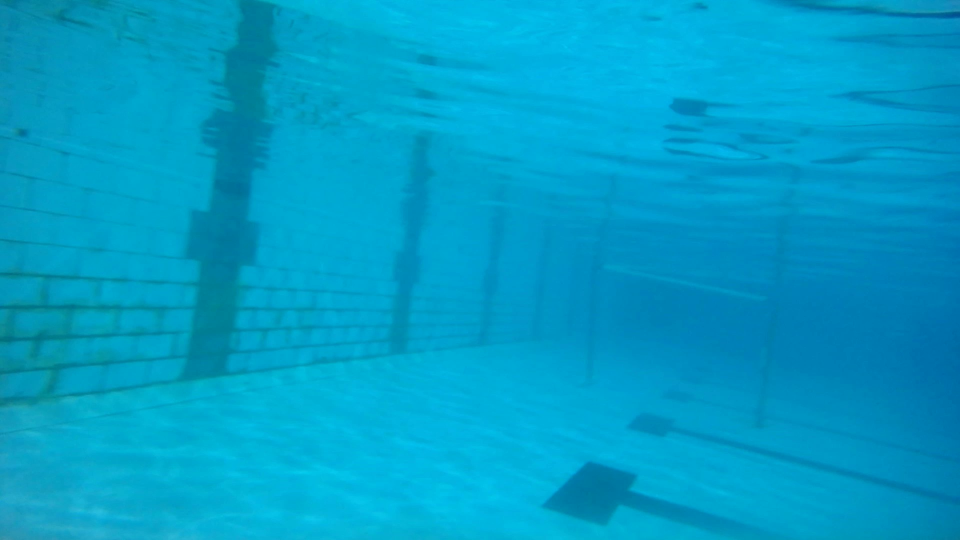
#> input picture dataset/WIN_20231017_23_15_57_Pro - frame at 0m0s.jpg, 1920 x 1080 px, found by its file name (shown at 1/2 size); its folder holds only this picture in this run
$ python finalscript.py
#> lines starting #> are read from the running program, lines starting #| are printed output that depends on the picture; after the words box and inside, x2 and y2 are one past the last pixel; in counts of white or black regions, pixels touching at a corner belong together
from glob import glob
import os
import cv2
import numpy as np

def decrease_contrast(image, gamma=0.5):
    gamma_corrected = np.power(image / 255.0, gamma) * 255.0
    gamma_corrected = np.uint8(gamma_corrected)
    return gamma_corrected

def preprocess(src, im_resize=1):


    im_dims = (int(src.shape[1]*im_resize), int(src.shape[0]*im_resize))
    if im_resize != 1.0:
        split = cv2.split(src)
        kernel = (3,3)
        sig = 1
        temp = [reduce_noise(channel) for channel in split]
        src = cv2.merge(temp)
        src = cv2.resize(src, im_dims, cv2.INTER_CUBIC)
    cv2.imshow("Original", src)
    b,g,r = cv2.split(src)
    clahe = cv2.createCLAHE(clipLimit=2.0, tileGridSize=(8, 8))
    b_enhanced = clahe.apply(b)
    g_enhanced = clahe.apply(g)
    merged_image = cv2.merge([b_enhanced,g_enhanced,r])
    gray_image = cv2.cvtColor(merged_image, cv2.COLOR_BGR2GRAY)
    equalized_image = cv2.equalizeHist(gray_image)
    equalized_image = reduce_noise(equalized_image)
    range_image = np.uint8(np.minimum(np.uint32(equalized_image) + 10, 255))
    gamma_image = decrease_contrast(range_image, 0.1)
    gamma_image = np.float32(gamma_image)
    gamma_image = ((gamma_image-np.amin(gamma_image))/(np.amax(gamma_image)-np.amin(gamma_image)))*255
    gamma_image = np.uint8(gamma_image)
    gamma_image = reduce_noise(gamma_image)
    # gamma_image = cv2.GaussianBlur(gamma_image,(3,3),1.0)
    block_size = 11
    constant = 5
    adaptive_thresholded_image = cv2.adaptiveThreshold(
        gamma_image, 255, cv2.ADAPTIVE_THRESH_GAUSSIAN_C, cv2.THRESH_BINARY_INV, block_size, constant
    )
    edges = detect_edges(gamma_image)
    # cv2.imshow("Test_Equalized", equalized_image)
    # cv2.imshow("Test_Gamma", gamma_image)
    # cv2.imshow("Test_Adapt", adaptive_thresholded_image)

    contours = detect_contours(edges)
    filtered = filter_contours(contours)
    contours_image = create_contours_image(edges.copy(), filtered)

    lines = detect_lines(contours_image)
    draw_lines(contours_image, lines)
    final, cropped,  _ = draw_bounding_box(src, lines)
    # cv2.imshow("Edges", edges)
    # cv2.imshow("Filtered", contours_image)
    cv2.imshow("Final", final)
    # cv2.imshow("Cropped", cropped)
    # cv2.waitKey(0)
    return cropped, _

def detect_edges(image):
    edges = cv2.Canny(image, 80, 150)
    return edges

def detect_contours(edges):
    contours, _ = cv2.findContours(edges, cv2.RETR_EXTERNAL, cv2.CHAIN_APPROX_SIMPLE)
    return contours

def draw_lines(image, lines):
    image = np.zeros_like(image)
    for line in lines:
        x1, y1, x2, y2 = line[0]
        cv2.line(image, (x1, y1), (x2, y2), (255, 255, 255), 2)
    cv2.imshow("Lines", image)
    return image

def detect_lines(edges):
    lines = cv2.HoughLinesP(edges, 1, np.pi / 180, threshold=100, minLineLength=100, maxLineGap=8)
    return lines

def is_gate_bar(c):
    peri = cv2.arcLength(c, True)
    approx = cv2.approxPolyDP(c, 0.05 * peri, True)
    (x, y, w, h) = cv2.boundingRect(approx)

    if h < (3.5*w):
        return False, (x, y, w, h)
    return True, (x, y, w, h)

def is_gate_top(c):
    peri = cv2.arcLength(c, True)
    approx = cv2.approxPolyDP(c, 0.05 * peri, True)
    (x, y, w, h) = cv2.boundingRect(approx)
    if w < h:
        return False, (x, y, w, h)
    return True, (x, y, w, h)

def filter_contours(contours):
    filtered_contours = [c for c in contours if is_gate_bar(c)[0]]
    top_contours = [c for c in contours if is_gate_top(c)[0]]
    for c in top_contours:
        filtered_contours.append(c)
    return filtered_contours

def create_contours_image(image, contours):
    contours_image = np.zeros_like(image)
    cv2.drawContours(contours_image, contours, -1, (255, 255, 255), thickness=2)
    return contours_image


def reduce_noise(image):
    # Apply bilateral filter for noise reduction
    denoised_image = cv2.bilateralFilter(image, d=9, sigmaColor=20, sigmaSpace=3)
    return denoised_image

def draw_bounding_box(image, lines, distance_threshold=400, iteration_counter=0):
    if lines is not None and len(lines) > 0:
        coordinates = np.array([line[0] for line in lines])
        if len(coordinates) > 0:
            try:
                distances = np.linalg.norm(np.diff(coordinates, axis=0), axis=1)
                valid_indices = np.where(distances < distance_threshold)[0]
                filtered_coordinates = coordinates[valid_indices]
                if len(filtered_coordinates) > 0:
                    x_min, y_min = np.min(filtered_coordinates, axis=0)[:2]
                    x_max, y_max = np.max(filtered_coordinates, axis=0)[2:]
                    center_x = (x_min + x_max) // 2
                    center_y = (y_min + y_max) // 2

                    bounding_box_area = (x_max - x_min) * (y_max - y_min)
                    image_area = image.shape[0] * image.shape[1] // 2
                    cropped_image = np.zeros_like(image)
                    pos = False
                    if bounding_box_area > image_area:
                        cropped_image = image[y_min:y_max, x_min:x_max]
                        cropped_image = cropped_image.copy()
                        pos = True
                    cv2.rectangle(image, (x_min, y_min), (x_max, y_max), (0, 255, 0), 2)
                    cv2.circle(image, (center_x, center_y), 5, (0, 0, 255), -1)
            except cv2.error as e:
                print("Error in drawing bounding box:", e)
    return image, cropped_image, pos

def main():

    folder_path = '/Users/manvibengani/Desktop/Deep-blue-hackathon-gate-detection/dataset'

    for path in os.listdir(folder_path):#loop to read one image at a time
        image = os.path.join(folder_path, path)
        img, more = preprocess(cv2.imread(image),0.4)
#> in preprocess, `im_dims = (int(src.shape[1]*im_resize), int(src.shape[0]*im_resize))`: im_dims = (768, 432)
#> in preprocess, src is the input picture: shape (1080, 1920, 3); mean B, G, R 199.4, 157.6, 1.1
#> in preprocess, `temp = [reduce_noise(channel) for channel in split]`: temp = 3 items
#> in preprocess, `gamma_image = ((gamma_image-np.amin(gamma_image))/(np.amax(gamma_image..`:
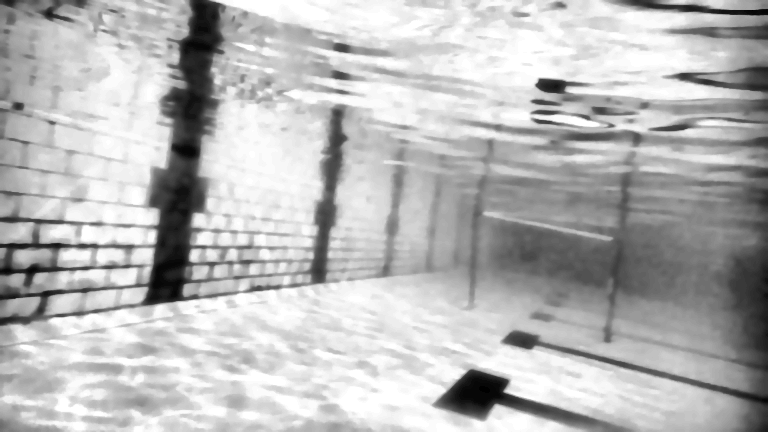
#> gamma_image: shape (432, 768) float32; min 0, max 255, mean 184.3
#> in preprocess, `adaptive_thresholded_image = cv2.adaptiveThreshold( gamma_image, 255, ..`:
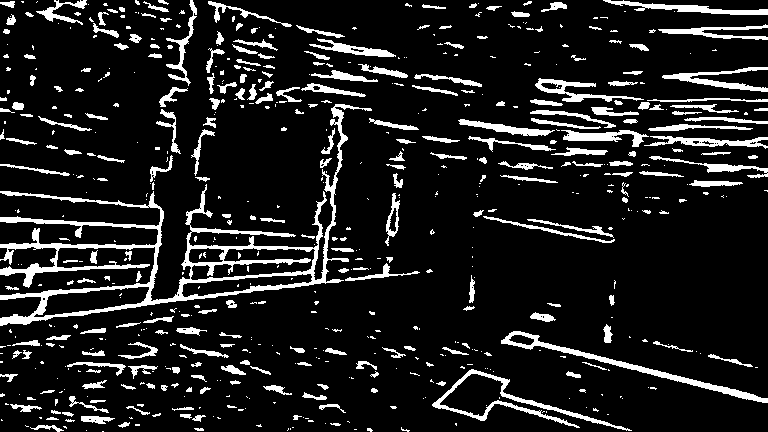
#> adaptive_thresholded_image: shape (432, 768); 12% white; 620 white regions (367 under 20 px), largest, box (x1, y1, x2, y2) and area: (0, 104, 372, 326) 9208, (501, 331, 768, 403) 1608, (432, 369, 632, 431) 1457
#> in detect_edges, `edges = cv2.Canny(image, 80, 150)`:
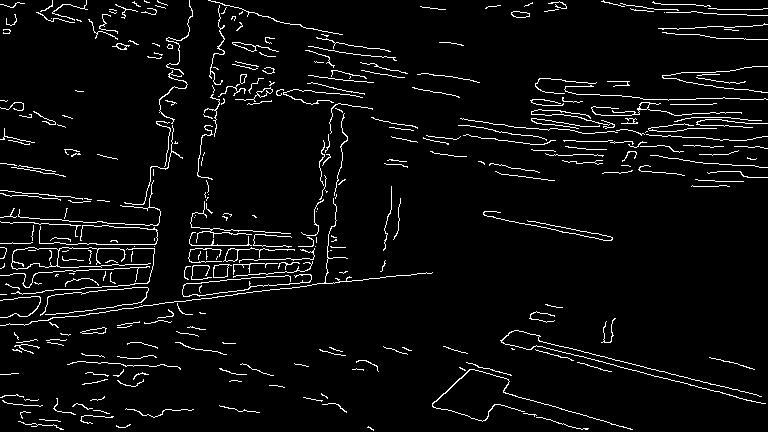
#> edges: shape (432, 768); 4.7% white in thin lines or dots
#> in detect_contours, `contours, _ = cv2.findContours(edges, cv2.RETR_EXTERNAL, cv2.CHAIN_APP..`: contours = 320 contours, 303 with area under 20; largest, box (x1, y1, x2, y2) and area: (11, 247, 151, 270) 833, (213, 264, 232, 278) 176, (223, 247, 295, 262) 136, (232, 42, 279, 52) 102, (80, 327, 107, 334) 88
#> in filter_contours, `filtered_contours = [c for c in contours if is_gate_bar(c)[0]]`: filtered_contours = 15 contours, 14 with area under 20; largest, box (x1, y1, x2, y2) and area: (209, 5, 225, 85) 32
#> in filter_contours, `top_contours = [c for c in contours if is_gate_top(c)[0]]`: top_contours = 269 contours, 256 with area under 20; largest, box (x1, y1, x2, y2) and area: (11, 247, 151, 270) 833, (213, 264, 232, 278) 176, (223, 247, 295, 262) 136, (232, 42, 279, 52) 102, (80, 327, 107, 334) 88
#> after the loop in filter_contours, `for c in top_contours:`: filtered_contours = 284 contours, 270 with area under 20; largest, box (x1, y1, x2, y2) and area: (11, 247, 151, 270) 833, (213, 264, 232, 278) 176, (223, 247, 295, 262) 136, (232, 42, 279, 52) 102, (80, 327, 107, 334) 88
#> in preprocess, `filtered = filter_contours(contours)`: filtered has the same summary as filtered_contours in filter_contours
#> in create_contours_image, `cv2.drawContours(contours_image, contours, -1, (255, 255, 255), thickn..`:
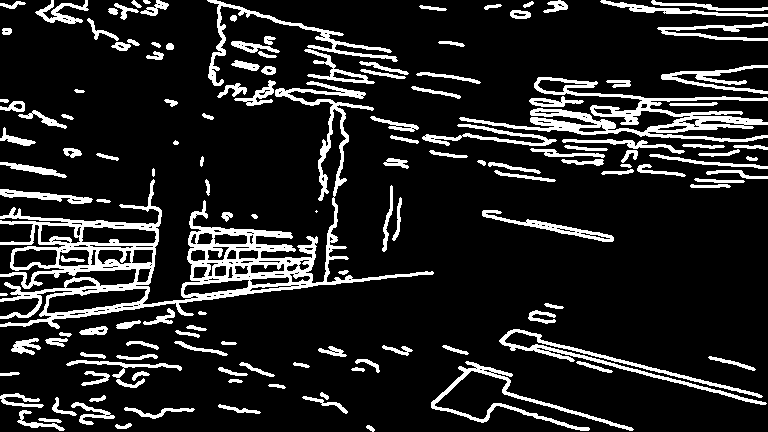
#> contours_image: shape (432, 768); 14.1% white; 140 white regions (1 under 20 px), largest, box (x1, y1, x2, y2) and area: (0, 81, 434, 329) 14217, (459, 77, 768, 142) 5000, (499, 329, 767, 405) 2068
#> in detect_lines, `lines = cv2.HoughLinesP(edges, 1, np.pi / 180, threshold=100, minLineL..`: lines = 38 rows, first 6: [579, 354, 745, 401], [205, 258, 314, 285], [0, 318, 142, 303], [329, 284, 433, 272], [559, 344, 760, 397], [30, 320, 432, 271]
#> the loop in draw_lines, `for line in lines:` made 38 passes
#> after the loop in draw_lines, `for line in lines:`:
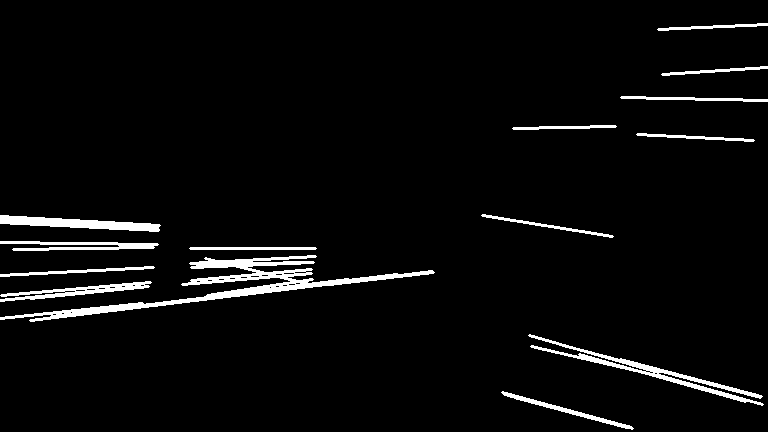
#> image: shape (432, 768); 3.9% white; 14 white regions, largest, box (x1, y1, x2, y2) and area: (0, 255, 435, 322) 4334, (528, 334, 764, 406) 1871, (0, 215, 161, 232) 1362
#> in draw_bounding_box, `coordinates = np.array([line[0] for line in lines])`: coordinates has the same summary as lines in detect_lines
#> in draw_bounding_box, `distances = np.linalg.norm(np.diff(coordinates, axis=0), axis=1)`: distances = 37 values, max 964.6 at index 24, min 3.16 at index 31, mean 398.1
#> in draw_bounding_box, `valid_indices = np.where(distances < distance_threshold)[0]`: valid_indices = [1, 5, 7, 8, 10, 13, 14, 15, 18, 19, 20, 21, 22, 23, 31, 35]
#> in draw_bounding_box, `filtered_coordinates = coordinates[valid_indices]`: filtered_coordinates = 16 rows, first 6: [205, 258, 314, 285], [30, 320, 432, 271], [620, 359, 761, 396], [621, 97, 767, 100], [190, 263, 315, 256], [0, 220, 158, 229]
#> in draw_bounding_box, `x_min, y_min = np.min(filtered_coordinates, axis=0)[:2]`: x_min = 0; y_min = 97
#> in draw_bounding_box, `x_max, y_max = np.max(filtered_coordinates, axis=0)[2:]`: x_max = 767; y_max = 427
#> in draw_bounding_box, `center_x = (x_min + x_max) // 2`: center_x = 383
#> in draw_bounding_box, `center_y = (y_min + y_max) // 2`: center_y = 262
#> in draw_bounding_box, `bounding_box_area = (x_max - x_min) * (y_max - y_min)`: bounding_box_area = 253110
#> in draw_bounding_box, `cropped_image = image[y_min:y_max, x_min:x_max]`:
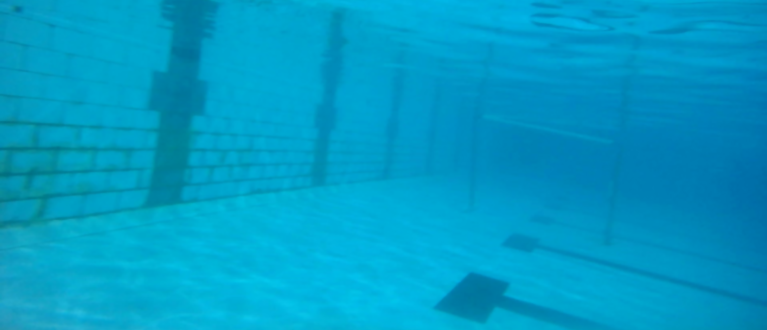
#> cropped_image: shape (330, 767, 3); mean of channels 0, 1, 2 197.8, 155.8, 1.1; drawn as B, G, R
#> in draw_bounding_box, `cv2.rectangle(image, (x_min, y_min), (x_max, y_max), (0, 255, 0), 2)`:
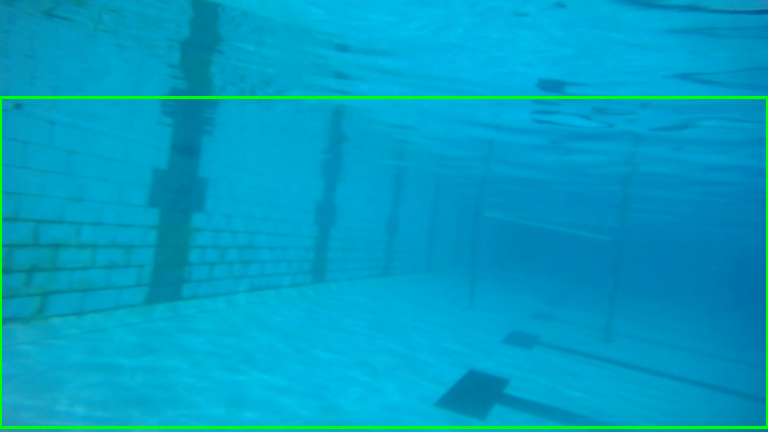
#> image: shape (432, 768, 3); mean of channels 0, 1, 2 195.9, 159.3, 1; drawn as B, G, R
#> more = True
        # if more:
        #     img,_ = preprocess(img,1.0)
        cv2.waitKey(0)
        cv2.destroyAllWindows()

main()

$ run again, on dataset/WIN_20231017_23_15_57_Pro - frame at 1m10s.jpg
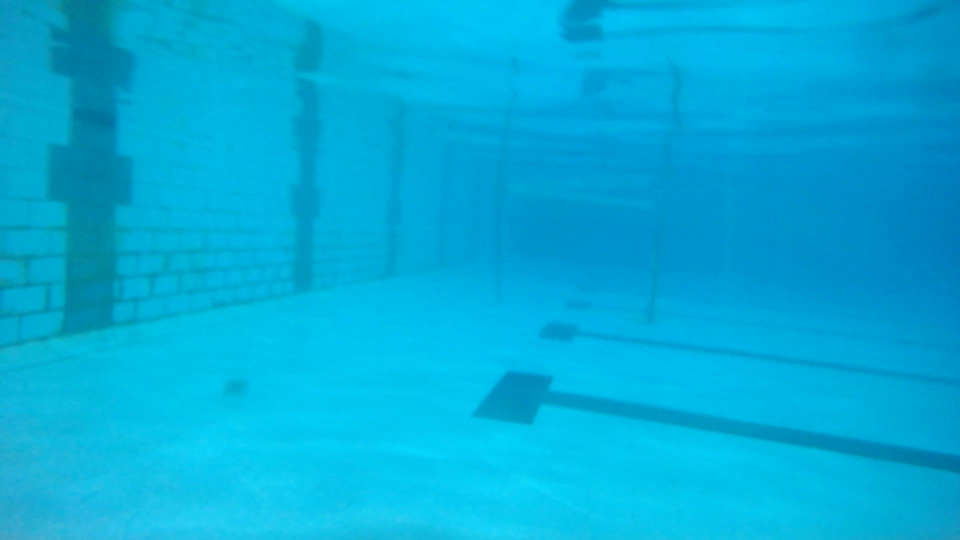
#> input picture dataset/WIN_20231017_23_15_57_Pro - frame at 1m10s.jpg, 1920 x 1080 px, found by its file name (shown at 1/2 size)
#> im_dims = (768, 432)
#> in preprocess, src is the input picture: shape (1080, 1920, 3); mean B, G, R 217.3, 172.4, 2.8
#> temp = 3 items
#> denoised_image: shape (432, 768)
#> adaptive_thresholded_image: shape (432, 768); 6.4% white; 265 white regions (186 under 20 px), largest, box (x1, y1, x2, y2) and area: (0, 37, 235, 280) 4399, (376, 298, 768, 379) 3353, (429, 259, 768, 309) 1789
#> edges: shape (432, 768); 2.2% white in thin lines or dots
#> in detect_contours, `contours, _ = cv2.findContours(edges, cv2.RETR_EXTERNAL, cv2.CHAIN_APP..`: contours = 126 contours, 118 with area under 20; largest, box (x1, y1, x2, y2) and area: (231, 62, 258, 235) 2709, (229, 14, 260, 59) 854, (123, 220, 144, 235) 222, (376, 297, 768, 380) 38, (93, 183, 155, 240) 34, (36, 0, 64, 132) 30, (0, 183, 54, 250) 26, (446, 5, 621, 35) 24
#> in filter_contours, `filtered_contours = [c for c in contours if is_gate_bar(c)[0]]`: filtered_contours = 18 contours, 16 with area under 20; largest, box (x1, y1, x2, y2) and area: (231, 62, 258, 235) 2709, (36, 0, 64, 132) 30
#> top_contours = 95 contours, 91 with area under 20; largest, box (x1, y1, x2, y2) and area: (123, 220, 144, 235) 222, (376, 297, 768, 380) 38, (93, 183, 155, 240) 34, (446, 5, 621, 35) 24
#> the loop in filter_contours, `for c in top_contours:` made 95 passes
#> c on passes 5 to 12: [[558, 345]], [[469, 330], [470, 330]], [[464, 329], [465, 329]], [[452, 327], [453, 327]], [[443, 326], [449, 326]], [[438, 325], [440, 325]], [[383, 320]], [[487, 317]]
#> after the loop in filter_contours, `for c in top_contours:`: filtered_contours = 113 contours, 107 with area under 20; largest, box (x1, y1, x2, y2) and area: (231, 62, 258, 235) 2709, (123, 220, 144, 235) 222, (376, 297, 768, 380) 38, (93, 183, 155, 240) 34, (36, 0, 64, 132) 30, (446, 5, 621, 35) 24
#> filtered has the same summary as filtered_contours in filter_contours
#> contours_image: shape (432, 768); 6.3% white; 54 white regions (1 under 20 px), largest, box (x1, y1, x2, y2) and area: (0, 4, 321, 281) 6490, (375, 296, 768, 381) 2852, (428, 257, 768, 312) 2261
#> in detect_lines, `lines = cv2.HoughLinesP(edges, 1, np.pi / 180, threshold=100, minLineL..`: lines = 24 rows, first 6: [460, 265, 763, 302], [461, 267, 766, 310], [438, 312, 767, 364], [437, 322, 767, 380], [460, 263, 762, 300], [2, 277, 320, 221]
#> the loop in draw_lines, `for line in lines:` made 24 passes
#> after the loop in draw_lines, `for line in lines:`:
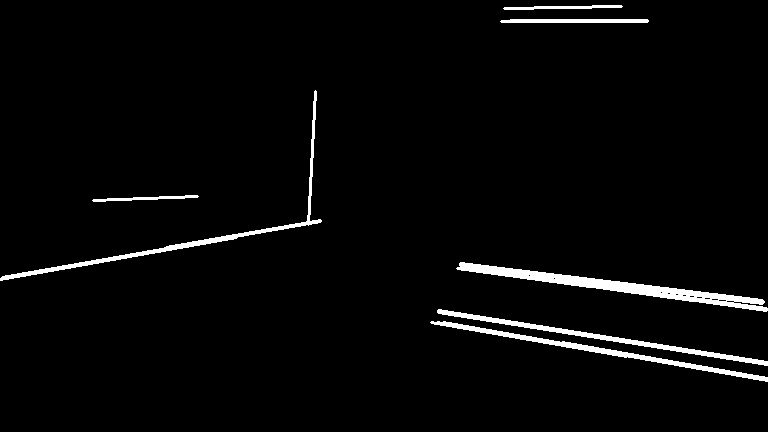
#> image: shape (432, 768); 2.9% white; 7 white regions, largest, box (x1, y1, x2, y2) and area: (456, 262, 768, 312) 3096, (0, 90, 322, 281) 1849, (430, 321, 768, 382) 1708
#> coordinates has the same summary as lines in detect_lines
#> distances = 23 values, max 781.6 at index 7, min 8.83 at index 0, mean 302.3
#> valid_indices = [0, 1, 2, 3, 6, 9, 10, 11, 13, 14, 16, 18, 21, 22]
#> filtered_coordinates = 14 rows, first 6: [460, 265, 763, 302], [461, 267, 766, 310], [438, 312, 767, 364], [437, 322, 767, 380], [438, 310, 767, 362], [443, 322, 767, 379]
#> x_min = 166; y_min = 20
#> x_max = 767; y_max = 380
#> center_x = 466
#> center_y = 200
#> bounding_box_area = 216360
#> in draw_bounding_box, `cv2.circle(image, (center_x, center_y), 5, (0, 0, 255), -1)`:
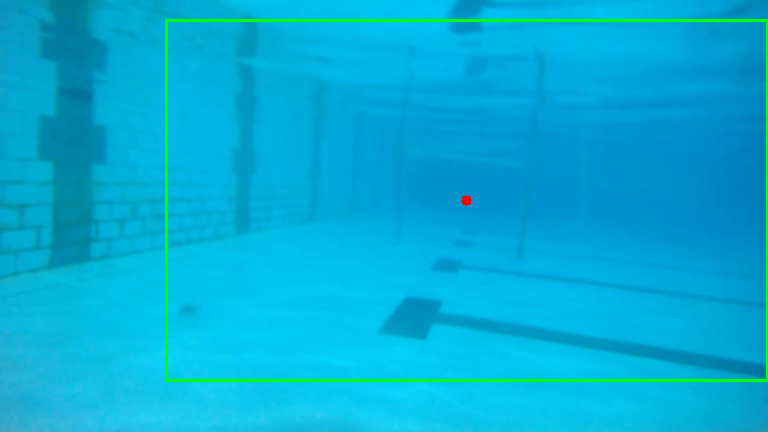
#> image: shape (432, 768, 3); mean of channels 0, 1, 2 213.6, 173.6, 2.8; drawn as B, G, R
#> more = True
